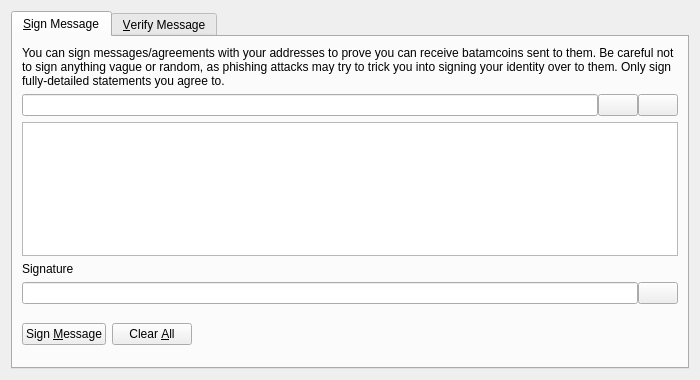
<?xml version="1.0" encoding="UTF-8"?>
<ui version="4.0">
 <class>SignVerifyMessageDialog</class>
 <widget class="QDialog" name="SignVerifyMessageDialog">
  <property name="geometry">
   <rect>
    <x>0</x>
    <y>0</y>
    <width>700</width>
    <height>380</height>
   </rect>
  </property>
  <property name="windowTitle">
   <string>Signatures - Sign / Verify a Message</string>
  </property>
  <property name="modal">
   <bool>true</bool>
  </property>
  <layout class="QVBoxLayout" name="verticalLayout">
   <item>
    <widget class="QTabWidget" name="tabWidget">
     <property name="currentIndex">
      <number>0</number>
     </property>
     <widget class="QWidget" name="tabSignMessage">
      <attribute name="title">
       <string>&amp;Sign Message</string>
      </attribute>
      <layout class="QVBoxLayout" name="verticalLayout_SM">
       <item>
        <widget class="QLabel" name="infoLabel_SM">
         <property name="text">
          <string>You can sign messages/agreements with your addresses to prove you can receive batamcoins sent to them. Be careful not to sign anything vague or random, as phishing attacks may try to trick you into signing your identity over to them. Only sign fully-detailed statements you agree to.</string>
         </property>
         <property name="textFormat">
          <enum>Qt::PlainText</enum>
         </property>
         <property name="wordWrap">
          <bool>true</bool>
         </property>
        </widget>
       </item>
       <item>
        <layout class="QHBoxLayout" name="horizontalLayout_1_SM">
         <property name="spacing">
          <number>0</number>
         </property>
         <item>
          <widget class="QValidatedLineEdit" name="addressIn_SM">
           <property name="toolTip">
            <string>The Batamcoin address to sign the message with</string>
           </property>
          </widget>
         </item>
         <item>
          <widget class="QPushButton" name="addressBookButton_SM">
           <property name="toolTip">
            <string>Choose previously used address</string>
           </property>
           <property name="text">
            <string/>
           </property>
           <property name="icon">
            <iconset resource="../bitcoin.qrc">
             <normaloff>:/icons/address-book</normaloff>:/icons/address-book</iconset>
           </property>
           <property name="shortcut">
            <string>Alt+A</string>
           </property>
           <property name="autoDefault">
            <bool>false</bool>
           </property>
          </widget>
         </item>
         <item>
          <widget class="QPushButton" name="pasteButton_SM">
           <property name="toolTip">
            <string>Paste address from clipboard</string>
           </property>
           <property name="text">
            <string/>
           </property>
           <property name="icon">
            <iconset resource="../bitcoin.qrc">
             <normaloff>:/icons/editpaste</normaloff>:/icons/editpaste</iconset>
           </property>
           <property name="shortcut">
            <string>Alt+P</string>
           </property>
           <property name="autoDefault">
            <bool>false</bool>
           </property>
          </widget>
         </item>
        </layout>
       </item>
       <item>
        <widget class="QPlainTextEdit" name="messageIn_SM">
         <property name="toolTip">
          <string>Enter the message you want to sign here</string>
         </property>
        </widget>
       </item>
       <item>
        <widget class="QLabel" name="signatureLabel_SM">
         <property name="text">
          <string>Signature</string>
         </property>
         <property name="textFormat">
          <enum>Qt::PlainText</enum>
         </property>
        </widget>
       </item>
       <item>
        <layout class="QHBoxLayout" name="horizontalLayout_2_SM">
         <property name="spacing">
          <number>0</number>
         </property>
         <item>
          <widget class="QLineEdit" name="signatureOut_SM">
           <property name="font">
            <font>
             <italic>true</italic>
            </font>
           </property>
           <property name="readOnly">
            <bool>true</bool>
           </property>
          </widget>
         </item>
         <item>
          <widget class="QPushButton" name="copySignatureButton_SM">
           <property name="toolTip">
            <string>Copy the current signature to the system clipboard</string>
           </property>
           <property name="text">
            <string/>
           </property>
           <property name="icon">
            <iconset resource="../bitcoin.qrc">
             <normaloff>:/icons/editcopy</normaloff>:/icons/editcopy</iconset>
           </property>
           <property name="autoDefault">
            <bool>false</bool>
           </property>
          </widget>
         </item>
        </layout>
       </item>
       <item>
        <layout class="QHBoxLayout" name="horizontalLayout_3_SM">
         <item>
          <widget class="QPushButton" name="signMessageButton_SM">
           <property name="toolTip">
            <string>Sign the message to prove you own this Batamcoin address</string>
           </property>
           <property name="text">
            <string>Sign &amp;Message</string>
           </property>
           <property name="icon">
            <iconset resource="../bitcoin.qrc">
             <normaloff>:/icons/edit</normaloff>:/icons/edit</iconset>
           </property>
           <property name="autoDefault">
            <bool>false</bool>
           </property>
          </widget>
         </item>
         <item>
          <widget class="QPushButton" name="clearButton_SM">
           <property name="toolTip">
            <string>Reset all sign message fields</string>
           </property>
           <property name="text">
            <string>Clear &amp;All</string>
           </property>
           <property name="icon">
            <iconset resource="../bitcoin.qrc">
             <normaloff>:/icons/remove</normaloff>:/icons/remove</iconset>
           </property>
           <property name="autoDefault">
            <bool>false</bool>
           </property>
          </widget>
         </item>
         <item>
          <spacer name="horizontalSpacer_1_SM">
           <property name="orientation">
            <enum>Qt::Horizontal</enum>
           </property>
           <property name="sizeHint" stdset="0">
            <size>
             <width>40</width>
             <height>48</height>
            </size>
           </property>
          </spacer>
         </item>
         <item>
          <widget class="QLabel" name="statusLabel_SM">
           <property name="font">
            <font>
             <weight>75</weight>
             <bold>true</bold>
            </font>
           </property>
           <property name="text">
            <string/>
           </property>
           <property name="wordWrap">
            <bool>true</bool>
           </property>
          </widget>
         </item>
         <item>
          <spacer name="horizontalSpacer_2_SM">
           <property name="orientation">
            <enum>Qt::Horizontal</enum>
           </property>
           <property name="sizeHint" stdset="0">
            <size>
             <width>40</width>
             <height>48</height>
            </size>
           </property>
          </spacer>
         </item>
        </layout>
       </item>
      </layout>
     </widget>
     <widget class="QWidget" name="tabVerifyMessage">
      <attribute name="title">
       <string>&amp;Verify Message</string>
      </attribute>
      <layout class="QVBoxLayout" name="verticalLayout_VM">
       <item>
        <widget class="QLabel" name="infoLabel_VM">
         <property name="text">
          <string>Enter the receiver's address, message (ensure you copy line breaks, spaces, tabs, etc. exactly) and signature below to verify the message. Be careful not to read more into the signature than what is in the signed message itself, to avoid being tricked by a man-in-the-middle attack. Note that this only proves the signing party receives with the address, it cannot prove sendership of any transaction!</string>
         </property>
         <property name="textFormat">
          <enum>Qt::PlainText</enum>
         </property>
         <property name="alignment">
          <set>Qt::AlignLeading|Qt::AlignLeft|Qt::AlignTop</set>
         </property>
         <property name="wordWrap">
          <bool>true</bool>
         </property>
        </widget>
       </item>
       <item>
        <layout class="QHBoxLayout" name="horizontalLayout_1_VM">
         <property name="spacing">
          <number>0</number>
         </property>
         <item>
          <widget class="QValidatedLineEdit" name="addressIn_VM">
           <property name="toolTip">
            <string>The Batamcoin address the message was signed with</string>
           </property>
          </widget>
         </item>
         <item>
          <widget class="QPushButton" name="addressBookButton_VM">
           <property name="toolTip">
            <string>Choose previously used address</string>
           </property>
           <property name="text">
            <string/>
           </property>
           <property name="icon">
            <iconset resource="../bitcoin.qrc">
             <normaloff>:/icons/address-book</normaloff>:/icons/address-book</iconset>
           </property>
           <property name="shortcut">
            <string>Alt+A</string>
           </property>
           <property name="autoDefault">
            <bool>false</bool>
           </property>
          </widget>
         </item>
        </layout>
       </item>
       <item>
        <widget class="QPlainTextEdit" name="messageIn_VM"/>
       </item>
       <item>
        <widget class="QValidatedLineEdit" name="signatureIn_VM"/>
       </item>
       <item>
        <layout class="QHBoxLayout" name="horizontalLayout_2_VM">
         <item>
          <widget class="QPushButton" name="verifyMessageButton_VM">
           <property name="toolTip">
            <string>Verify the message to ensure it was signed with the specified Batamcoin address</string>
           </property>
           <property name="text">
            <string>Verify &amp;Message</string>
           </property>
           <property name="icon">
            <iconset resource="../bitcoin.qrc">
             <normaloff>:/icons/transaction_0</normaloff>:/icons/transaction_0</iconset>
           </property>
           <property name="autoDefault">
            <bool>false</bool>
           </property>
          </widget>
         </item>
         <item>
          <widget class="QPushButton" name="clearButton_VM">
           <property name="toolTip">
            <string>Reset all verify message fields</string>
           </property>
           <property name="text">
            <string>Clear &amp;All</string>
           </property>
           <property name="icon">
            <iconset resource="../bitcoin.qrc">
             <normaloff>:/icons/remove</normaloff>:/icons/remove</iconset>
           </property>
           <property name="autoDefault">
            <bool>false</bool>
           </property>
          </widget>
         </item>
         <item>
          <spacer name="horizontalSpacer_1_VM">
           <property name="orientation">
            <enum>Qt::Horizontal</enum>
           </property>
           <property name="sizeHint" stdset="0">
            <size>
             <width>40</width>
             <height>48</height>
            </size>
           </property>
          </spacer>
         </item>
         <item>
          <widget class="QLabel" name="statusLabel_VM">
           <property name="font">
            <font>
             <weight>75</weight>
             <bold>true</bold>
            </font>
           </property>
           <property name="text">
            <string/>
           </property>
           <property name="wordWrap">
            <bool>true</bool>
           </property>
          </widget>
         </item>
         <item>
          <spacer name="horizontalSpacer_2_VM">
           <property name="orientation">
            <enum>Qt::Horizontal</enum>
           </property>
           <property name="sizeHint" stdset="0">
            <size>
             <width>40</width>
             <height>48</height>
            </size>
           </property>
          </spacer>
         </item>
        </layout>
       </item>
      </layout>
     </widget>
    </widget>
   </item>
  </layout>
 </widget>
 <customwidgets>
  <customwidget>
   <class>QValidatedLineEdit</class>
   <extends>QLineEdit</extends>
   <header>qvalidatedlineedit.h</header>
  </customwidget>
 </customwidgets>
 <resources>
  <include location="../bitcoin.qrc"/>
 </resources>
 <connections/>
</ui>
